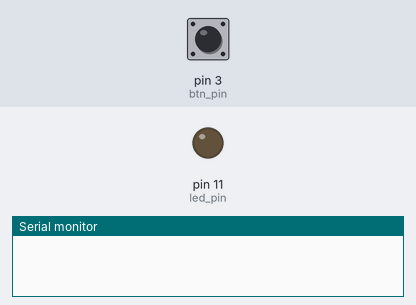
Simulated run of this sketch. Board: Arduino Uno, built with avr-gcc and run on an emulated ATmega328P. On the bench: output pins drawn as LEDs (lit = HIGH), the last lines printed to the serial monitor. Inputs (shaded band) come from the test bench; at power-on: pin 3 (btn_pin) HIGH.

Above: at 1.2 s.
1.3 s: pin 3 (btn_pin) pulled LOW for 0.15 s
At 2.6 s:
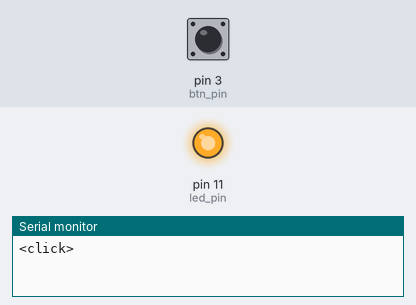
2.9 s: pin 3 (btn_pin) pulled LOW for 1 s
At 5.0 s:
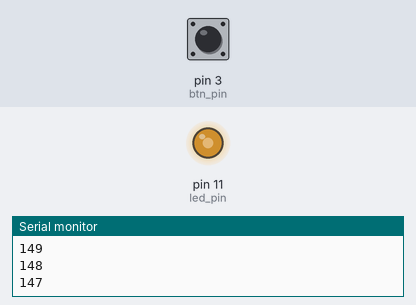
5.4 s: pin 3 (btn_pin) pulled LOW for 3.2 s
At 9.3 s:
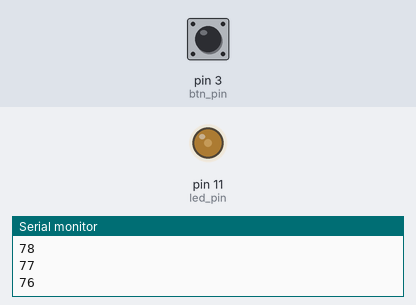
Timing chart, 0 to 10.8 s (numbered marks = the images above; inputs shaded):
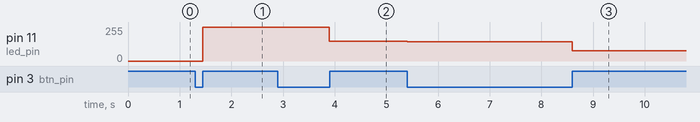

The sketch:

button.ino
```cpp
#define btn_pin 3
#define led_pin 11
#define click_time 50
#define pressed_time 500
#define button_delay 400

long timer = 0;
long last_click = 0;
int counter = 0;
int prev = 0;
bool state_led;
int brightness = 255;
bool way_brightness = false;

void setup()
{
  Serial.begin(9600);
  pinMode(led_pin, OUTPUT);
  state_led = false;
}

void loop()
{
  int value = !digitalRead(btn_pin);

  if (state_led && value && millis() - timer > pressed_time)
  {
      Serial.println(brightness);
      analogWrite(led_pin, state_led ? brightness : LOW);
      brightness = way_brightness ? brightness + 1 : brightness - 1;
      if (brightness == 0 || brightness == 255) { way_brightness = !way_brightness; }
      delay(3);
  }

  if (prev && !value && (millis() - timer > click_time) && (millis() - timer < pressed_time))
    {
      Serial.println("<click>");
      state_led = !state_led;
      analogWrite(led_pin, state_led ? 255 : LOW);
     delay(button_delay);
    }

  if (value != prev)
  {
    timer = millis();
  }

  prev = value;
}
```

Measured:
- after the input at 1.3 s, pin 11 (led_pin): 0/255 → 255/255 after 0.15 s
- after the input at 2.9 s, pin 11 (led_pin): 255/255 → 147/255 after 1.0 s
- after the input at 5.4 s, pin 11 (led_pin): 147/255 → 146/255 at once, → 76/255 3.2 s later
